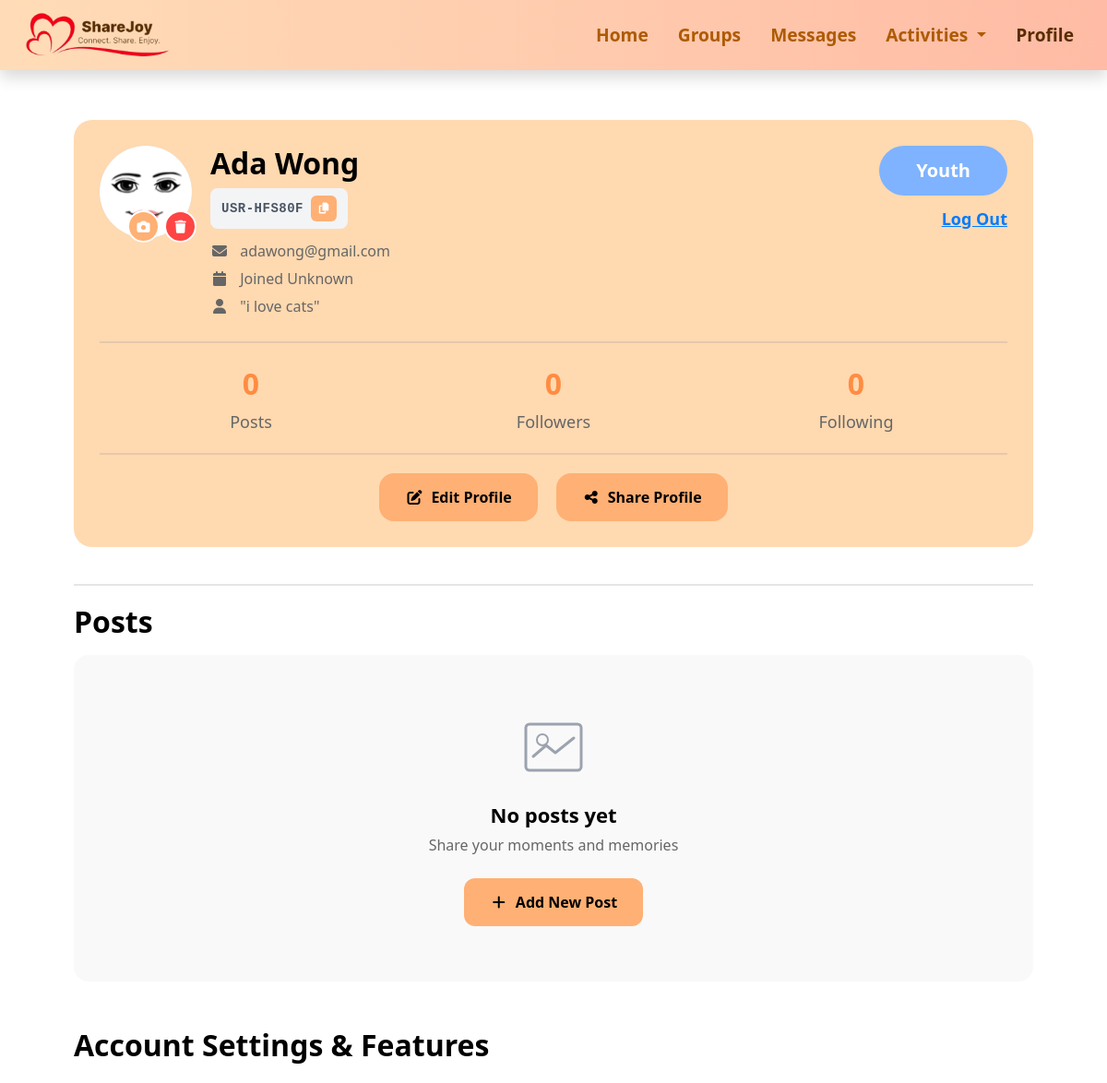
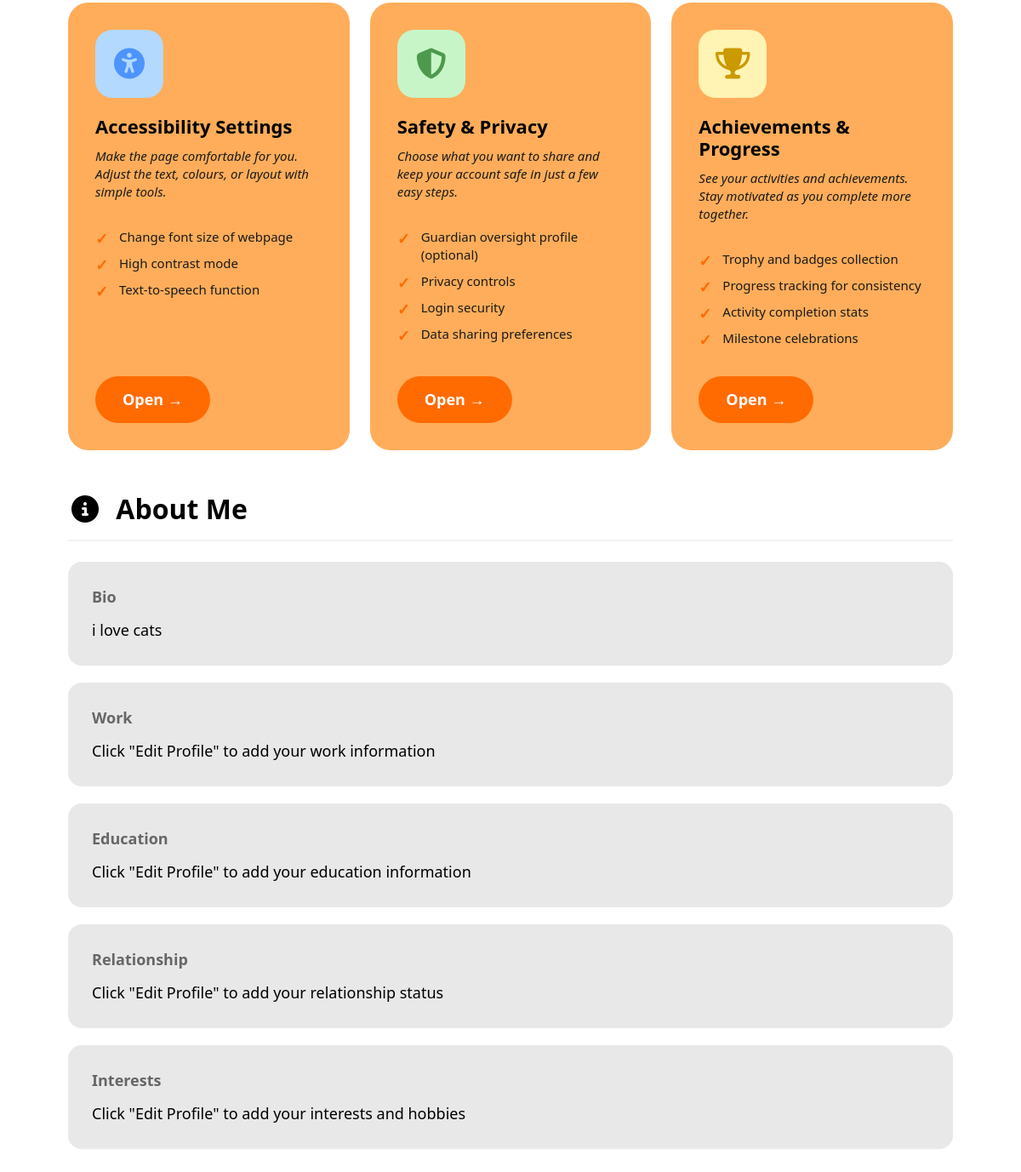
Screenshot of /profile (signed in) with the database file from the repository (2 pictures, top to bottom).
### users.py (models this page shows, shortened)
class User(db.Model):
    __tablename__ = 'user'
    id = db.Column(db.Integer, primary_key=True)
    full_name = db.Column(db.String(100), nullable=False)
    email = db.Column(db.String(120), unique=True, nullable=False)
    mobile = db.Column(db.String(20), nullable=False)
    date_of_birth = db.Column(db.Date, nullable=False)
    age_category = db.Column(db.String(20), nullable=False)  # Youth, Senior, Others
    password_hash = db.Column(db.String(200), nullable=False)
    bio = db.Column(db.Text, nullable=True)
    id_card_filename = db.Column(db.String(200), nullable=True)
    profile_image = db.Column(db.String(200), nullable=True)
    work = db.Column(db.Text, nullable=True)
    education = db.Column(db.Text, nullable=True)
    relationship = db.Column(db.Text, nullable=True)
    interests = db.Column(db.Text, nullable=True)
    posts_count = db.Column(db.Integer, default=0)
    followers_count = db.Column(db.Integer, default=0)
    following_count = db.Column(db.Integer, default=0)
    user_unique_id = db.Column(db.String(10), unique=True, nullable=False)
    activities_created_count = db.Column(db.Integer, default=0)
    first_activity_completed = db.Column(db.Boolean, default=False)
    created_at = db.Column(db.DateTime, default=datetime.utcnow)

### app.py (the view)
@app.route("/profile")
@login_required
def profile():
    user = get_current_user()
    if not user.created_at:
        joined_date = "Unknown"
    else:
        joined_date = user.created_at.strftime("%B %Y")
    posts = Post.query.filter_by(user_id=user.id).order_by(Post.created_at.desc()).limit(3).all()
    return render_template("profile.html",
                         title="Profile",
                         user=user,
                         joined_date=joined_date,
                         posts=posts)

### app.py (called while the page is built)
def login_required(f):
    @wraps(f)
    def decorated_function(*args, **kwargs):
        user = get_current_user()
        if not user:
            session.clear()  # clear stale session
            flash('Please log in to access this page.', 'error')
            return redirect(url_for('loginpage'))
        return f(*args, **kwargs)
    return decorated_function

def get_current_user():
    user_id = session.get('user_id')
    if user_id:
        user = db.session.get(User, user_id)
        if user:
            return user
    return None

### templates/profile.html (shortened to what this page needs)
{% extends "base.html" %}
{% block extra_css %}
<link rel="stylesheet" href="{{ url_for('static', filename='css/profile.css') }}">
<link rel="stylesheet" href="https://cdnjs.cloudflare.com/ajax/libs/font-awesome/6.5.0/css/all.min.css">
{% endblock %}
{% block content %}
<div class="profile-page">
  <section class="profile-card">
    <div class="profile-top">
      <div class="profile-left">
        <div class="avatar-container">
          {% if user.profile_image %}
            <img id="profileImage" src="{{ url_for('static', filename='uploads/' + user.profile_image) }}" class="avatar" alt="Profile Picture">
          {% else %}
            <img id="profileImage" src="https://static.vecteezy.com/system/resources/thumbnails/002/534/006/small/social-media-chatting-online-blank-profile-picture-head-and-body-icon-people-standing-icon-grey-background-free-vector.jpg" class="avatar" alt="Profile Picture">
          {% endif %}
          <div class="avatar-overlay">
            <button id="uploadBtn" class="avatar-btn">
              <i class="fa-solid fa-camera"></i>
            </button>
            <button id="deleteBtn" class="avatar-btn delete-btn" style="{% if user.profile_image %}display: block;{% else %}display: none;{% endif %}">
              <i class="fa-solid fa-trash"></i>
            </button>
          </div>
        </div>
        <div class="profile-info">
          <h1 class="profile-name">{{ user.full_name }}</h1>
          <div class="user-id-container">
            <span class="user-id" id="userId">{{ user.user_unique_id }}</span>
            <button class="copy-id-btn" onclick="copyUserId()" title="Copy User ID">
              <i class="fa-solid fa-copy"></i>
            </button>
          </div>
          <div class="info">
            <i class="fa-solid fa-envelope"></i>
            {{ user.email }}
          </div>
          <div class="info">
            <i class="fa-solid fa-calendar"></i>
            Joined {{ joined_date }}
          </div>
          <div class="info">
            <i class="fa-solid fa-user"></i>
            "{{ user.bio or 'No bio yet' }}"
          </div>
        </div>
      </div>
      <div class="profile-right">
        <span class="tag">{{ user.age_category }}</span>
        <a href="{{ url_for('logout') }}" class="logout-btn">
          Log Out
        </a>
      </div>
    </div>
    <hr class="divider">
    <div class="stats">
      <div>
        <strong>{{ user.posts_count }}</strong>
        <span>Posts</span>
      </div>
      <div>
        <strong>{{ user.followers_count }}</strong>
        <span>Followers</span>
      </div>
      <div>
        <strong>{{ user.following_count }}</strong>
        <span>Following</span>
      </div>
    </div>
    <hr class="divider">
    <div class="actions">
      <button id="editProfile">
        <i class="fa-solid fa-pen-to-square"></i> Edit Profile
      </button>
      <button id="shareProfile">
        <i class="fa-solid fa-share-nodes"></i> Share Profile
      </button>
    </div>
  </section>
    <hr class="divider">
    <div class="posts-section">
      <div class="posts-header">
        <h2>Posts</h2>
      </div>
      {% if posts %}
        <div class="posts-grid">
          {% for post in posts %}
            <div class="post-card">
              <img src="{{ url_for('static', filename='uploads/' + post.image_filename) }}" alt="Post" class="post-image">
              <div class="post-overlay">
                <p class="post-caption">{{ post.caption or 'No caption' }}</p>
                <span class="post-date">{{ post.created_at.strftime('%b %d, %Y') }}</span>
              </div>
            </div>
          {% endfor %}
          <div class="add-post-card" onclick="document.getElementById('addPostModal').style.display='flex'">
            <div class="add-post-icon">
              <i class="fa-solid fa-plus"></i>
            </div>
            <p>Add Post</p>
          </div>
        </div>
      {% else %}
        <div class="no-posts-state">
          <h4>No posts yet</h4>
          <p>Share your moments and memories</p>
          <button class="add-post-btn" onclick="document.getElementById('addPostModal').style.display='flex'">
            <i class="fa-solid fa-plus"></i> Add New Post
          </button>
        </div>
      {% endif %}
    </div>
  <section class="settings">
    <h2>Account Settings & Features</h2>
    <div class="settings-grid">
      <div class="setting-card">
        <div class="icon-wrapper accessibility">
          <i class="fa-solid fa-universal-access"></i>
        </div>
        <h3>Accessibility Settings</h3>
        <p class="setting-description">
          Make the page comfortable for you. Adjust the text, colours, or layout with simple tools.
        </p>
        <ul class="setting-list">
          <li>Change font size of webpage</li>
          <li>High contrast mode</li>
          <li>Text-to-speech function</li>
        </ul>
        <a href="{{ url_for('accessibility') }}">Open →</a>
      </div>
      <div class="setting-card">
        <div class="icon-wrapper safety">
          <i class="fa-solid fa-shield-halved"></i>
        </div>
        <h3>Safety & Privacy</h3>
        <p class="setting-description">
          Choose what you want to share and keep your account safe in just a few easy steps.
        </p>
        <ul class="setting-list">
          <li>Guardian oversight profile (optional)</li>
          <li>Privacy controls</li>
          <li>Login security</li>
          <li>Data sharing preferences</li>
        </ul>
        <a href="{{ url_for('safetynprivacy') }}">Open →</a>
      </div>
      <div class="setting-card">
        <div class="icon-wrapper achievements">
          <i class="fa-solid fa-trophy"></i>
        </div>
        <h3>Achievements & Progress</h3>
        <p class="setting-description">
          See your activities and achievements. Stay motivated as you complete more together.
        </p>
        <ul class="setting-list">
          <li>Trophy and badges collection</li>
          <li>Progress tracking for consistency</li>
          <li>Activity completion stats</li>
          <li>Milestone celebrations</li>
        </ul>
        <a href="{{ url_for('achievements') }}">Open →</a>
      </div>
    </div>
  </section>
  <section class="about">
    <h2>
      <i class="fa-solid fa-circle-info"></i> About Me
    </h2>
    <hr class="about-divider">
    <div class="about-box">
      <strong>Bio</strong>
      <p>{{ user.bio or 'Click "Edit Profile" to add your bio' }}</p>
    </div>
    <div class="about-box">
      <strong>Work</strong>
      <p>{{ user.work or 'Click "Edit Profile" to add your work information' }}</p>
    </div>
    <div class="about-box">
      <strong>Education</strong>
      <p>{{ user.education or 'Click "Edit Profile" to add your education information' }}</p>
    </div>
    <div class="about-box">
      <strong>Relationship</strong>
      <p>{{ user.relationship or 'Click "Edit Profile" to add your relationship status' }}</p>
    </div>
    <div class="about-box">
      <strong>Interests</strong>
      <p>{{ user.interests or 'Click "Edit Profile" to add your interests and hobbies' }}</p>
    </div>
  </section>
</div>
{% endblock %}

### templates/base.html (shortened to what this page needs)
<!doctype html>
<html lang="en">
<head>
    <link href="https://cdn.jsdelivr.net/npm/bootstrap@5.3.8/dist/css/bootstrap.min.css" rel="stylesheet">
    <link rel="stylesheet" href="{{ url_for('static', filename='css/navbar.css') }}">
    <link rel="stylesheet" href="{{ url_for('static', filename='css/base.css') }}">
    <link rel="stylesheet" href="https://cdnjs.cloudflare.com/ajax/libs/font-awesome/7.0.1/css/all.min.css">
    {% block extra_css %}{% endblock %}
</head>
<body>
    {% include "navbar.html" %}
    <div class="container mt-4">
        {% block content %}{% endblock %}
    </div>
</body>
</html>

### templates/navbar.html (shortened to what this page needs)
<nav class="navbar navbar-expand-md sticky-top shadow">
    <div class="container-fluid align-items-center">
        <a class="navbar-brand ms-3" href="{{ url_for('home') }}"><img
                src="{{ url_for('static', filename='images/navbar.png') }}" alt="ShareJoy" height="50"></a>
        <div class="collapse navbar-collapse" id="navbarNav">
            <ul class="navbar-nav ms-auto">
                <li class="nav-item">
                    <a class="nav-link me-3 fw-bold {% if request.endpoint == 'home' %}active{% endif %}"
                        href="{{ url_for('home') }}">Home</a>
                </li>
                <li class="nav-item">
                    <a class="nav-link me-3 fw-bold {% if request.endpoint == 'groups' %}active{% endif %}"
                        href="{{ url_for('groups') }}">Groups</a>
                </li>
                <li class="nav-item">
                    <a class="nav-link me-3 fw-bold {% if request.endpoint == 'messages' %}active{% endif %}"
                        href="{{ url_for('messages') }}">Messages</a>
                </li>
                <li class="nav-item dropdown">
                    <a class="nav-link me-3 dropdown-toggle fw-bold {% if request.endpoint in ['activities', 'explore', 'schedule'] %}active{% endif %}"
                        href="#" id="activitiesDropdown" role="button" data-bs-toggle="dropdown">
                        Activities
                    </a>
                </li>
                <li class="nav-item">
                    <a class="nav-link me-3 fw-bold {% if request.endpoint == 'profile' %}active{% endif %}"
                        href="{{ url_for('profile') }}">Profile</a>
                </li>
            </ul>
        </div>
    </div>
</nav>

### static/css/navbar.css (style rules this page uses)
.navbar, .dropdown-menu { background: linear-gradient(90deg, #FFDCB7, #ffbba5); border: none; box-shadow: 0 4px 8px rgba(0, 0, 0, 0.1); }
.navbar .nav-link, .dropdown-item { font-size: 1.2rem; color: #ad5b02; transition: color 0.3s ease, transform 0.3s ease; }
.active, .nav-link:hover, .dropdown-item:hover { color: #582D00 !important; background-color: transparent !important; }

### static/css/base.css (style rules this page uses)
body { padding-bottom: 2rem;; }
h1 { font-size: 2rem; }
body, input, textarea, .form-label, .formL { color: #582D00 !important; }
h2 { font-size: 1.5rem; }

### rows the page displays
User: profile_image (picture), full_name "Ada Wong", user_unique_id "USR-HFS80F", email "adawong@gmail.com", bio "i love cats", age_category "Youth", posts_count "0", followers_count "0", following_count "0", work "Click \"Edit Profile\" to add your work information", education "Click \"Edit Profile\" to add your education information", relationship "Click \"Edit Profile\" to add your relationship status", interests "Click \"Edit Profile\" to add your interests and hobbies"

### other values shown
{{ joined_date }} "Unknown"
